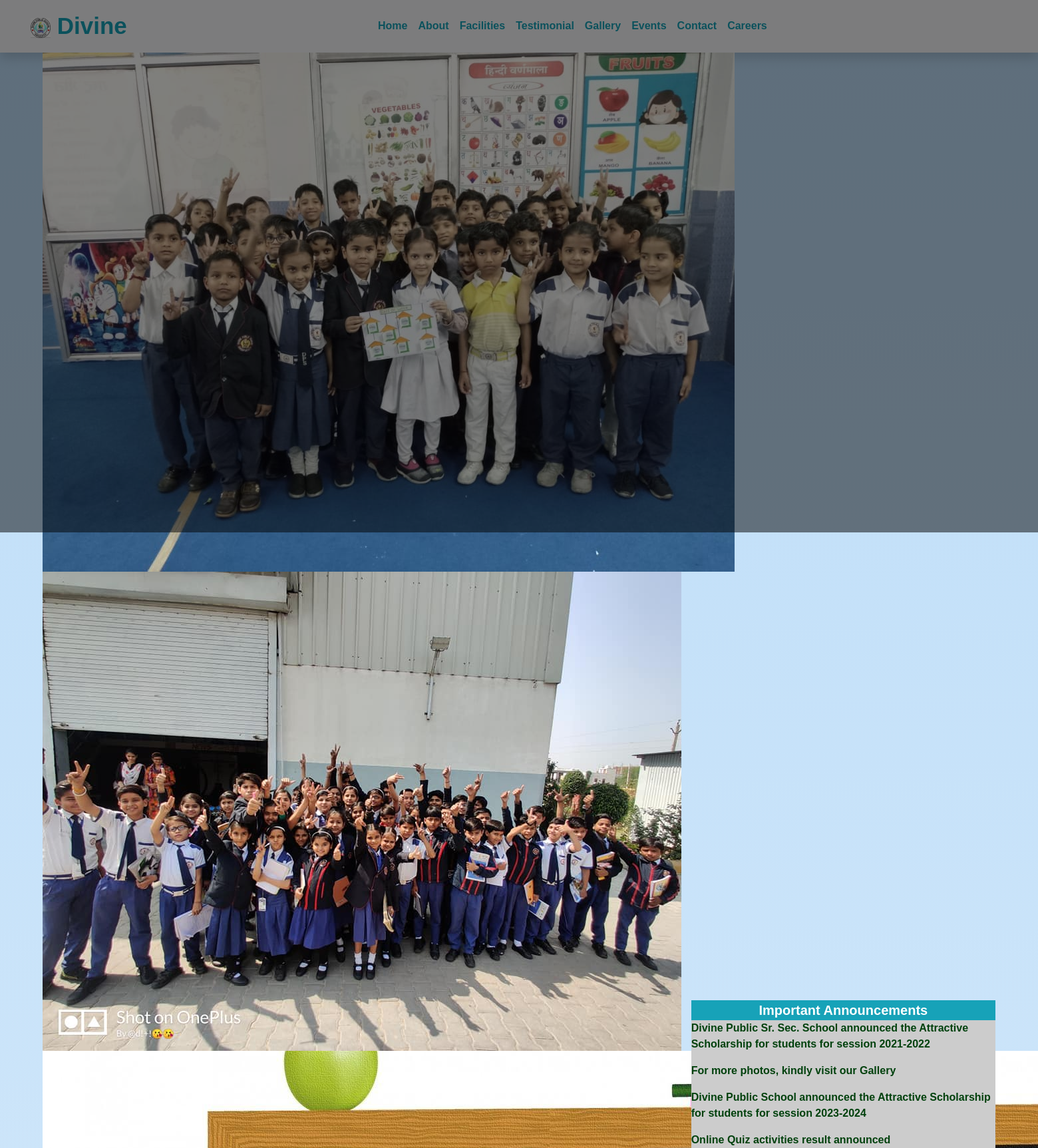
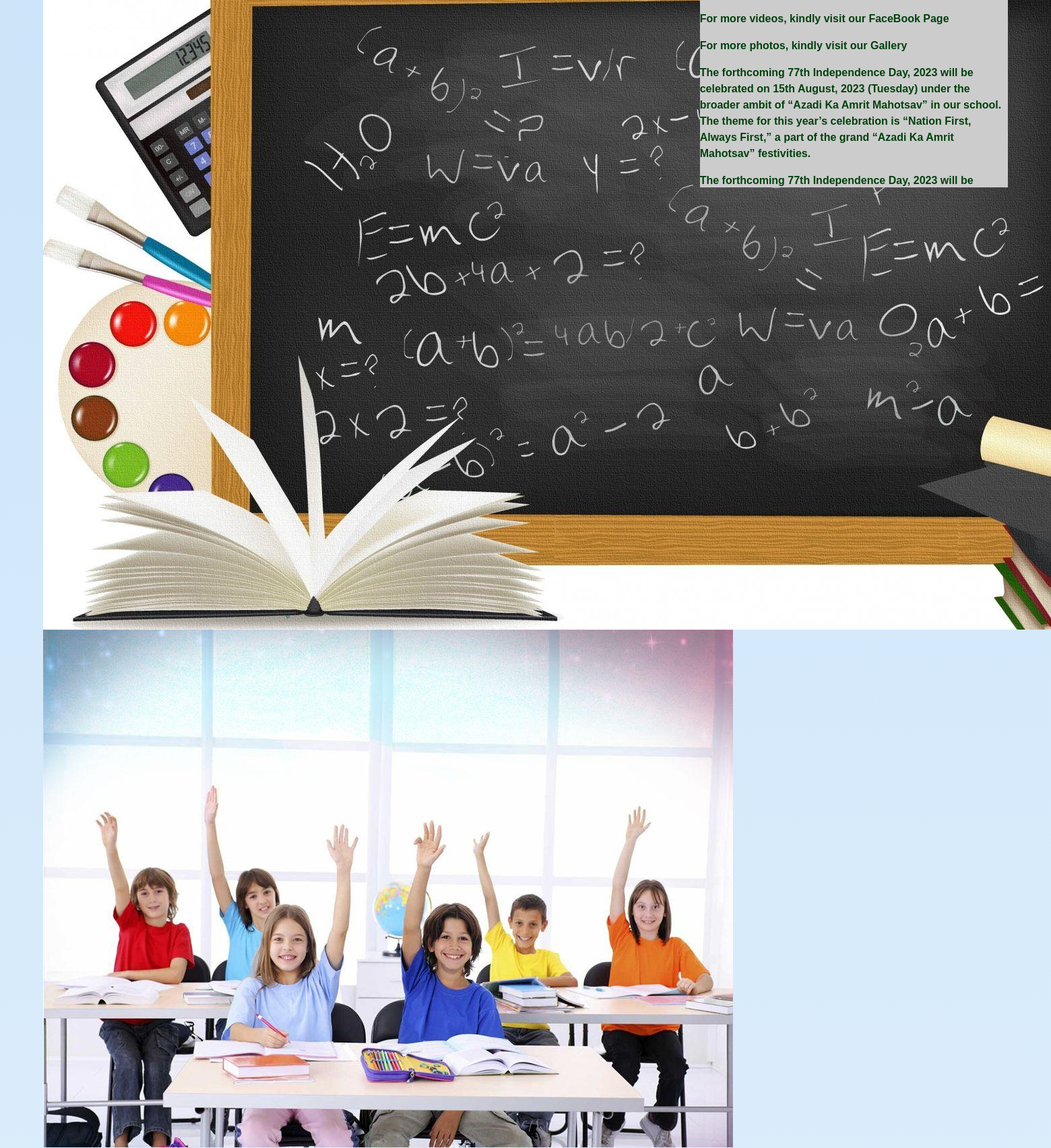
The page / (upper part) on the database its author committed (2 pictures, top to bottom).
### App/models.py (models this page shows, shortened)
class Gallery(models.Model):
    photo= models.ImageField(upload_to= "Gallery", height_field=None, width_field=None, max_length=None, blank=True, null=True)
    video = models.FileField( upload_to="Video/video_link", blank=True)
    category= models.ForeignKey(ImageCetegory, on_delete=models.CASCADE, related_name="category")
    is_display= models.BooleanField(default=False)
    is_home_page= models.BooleanField(default=False)

class Announcements(models.Model):
    news= models.CharField(max_length=500, default="Na")
    is_display= models.BooleanField(default=False)

### App/views.py (the view, shortened to what this page needs)
# urls.py: path("", index, name= "home"),
def index(request):
    home_image = Gallery.objects.filter(is_home_page=True, is_display=True)
    announcements = Announcements.objects.filter(is_display= True)[:10]
    home_event= Event.objects.filter(is_display= True)[:3]
    testimonial= Testimonial.objects.filter(is_display= True)[:3]
    alumni= Alumni.objects.filter(is_display= True)[:3]
    context=  {'home_image': home_image,
                'home_event': home_event,
                'testimonial': testimonial,
                'alumni': alumni,
                'announcements': announcements
                }
    return render(request, 'index.html', context)

### App/templates/index.html (shortened to what this page needs)
{% load static %}
<!doctype html>
<html lang="en">
<head>
  <link href="https://cdn.jsdelivr.net/npm/bootstrap@5.3.0/dist/css/bootstrap.min.css" rel="stylesheet"
>
  <link href="https://cdnjs.cloudflare.com/ajax/libs/font-awesome/5.10.0/css/all.min.css" rel="stylesheet" />
  <link rel="stylesheet" href="https://use.fontawesome.com/releases/v5.5.0/css/all.css">
  <link href="{% static 'lib/flaticon/font/flaticon.css' %}" rel="stylesheet" />
  <link href="{% static 'lib/owlcarousel/assets/owl.carousel.min.css' %}" rel="stylesheet" />
  <link rel="stylesheet" href="{% static 'css/footer.css' %}">
  <link rel="stylesheet" href="{% static 'css/style1.css' %}">
  <link rel="stylesheet" href="{% static 'css/style.max.css' %}">
  <link rel="stylesheet" href="{% static 'css/style.css' %}">
  <link rel="stylesheet" href="{% static 'css/style.min.css' %}">
</head>
<body>
  <div class="container-fluid bg-light position-relative shadow">
    <nav class="navbar navbar-expand-lg bg-body-tertiary">
      <div class="container-fluid">
        <a href="{% url 'home' %}" class="navbar-brand font-weight-bold text-secondary" style="font-size: 35px">
          <img src="{% static 'img/logo.jpeg' %}" alt="" srcset="" class="logo">
          <span class="text-info">Divine</span>
        </a>
        <div class="collapse navbar-collapse" id="navbarSupportedContent">
          <div class="navbar-nav font-weight-bold mx-auto py-0">
            <ul class="navbar-nav me-auto mb-2 mb-lg-0">
              <li class="nav-item">
                <a class="nav-link active" style="color: #17a2b8 !important;" aria-current="page"
                  href="{% url 'home' %}">Home</a>
              </li>
              <li class="nav-item">
                <a class="nav-link" style="color: #17a2b8 !important;" href="{% url 'about' %}">About</a>
              </li>
              <li class="nav-item">
                <a class="nav-link" style="color: #17a2b8 !important;" href="{% url 'facilities' %}">Facilities</a>
              </li>
              <li class="nav-item">
                <a class="nav-link" style="color: #17a2b8 !important;" href="{% url 'testimonial' %}">Testimonial</a>
              </li>
              <li class="nav-item">
                <a class="nav-link" style="color: #17a2b8 !important;" href="{% url 'gallery' %}">Gallery</a>
              </li>
              <li class="nav-item">
                <a class="nav-link" style="color: #17a2b8 !important;" href="{% url 'events' %}">Events</a>
              </li>
              <li class="nav-item">
                <a class="nav-link" style="color: #17a2b8 !important;" href="{% url 'contact' %}">Contact</a>
              </li>
              <li class="nav-item">
                <a class="nav-link" style="color: #17a2b8 !important;" href="{% url 'careers' %}">Careers</a>
              </li>
            </ul>
          </div>
        </div>
      </div>
    </nav>
  </div>
  <div class="container-fluid px-0 px-md-5 mb-5">
    <div class="row align-items-center px-3">
      <div class="col-md-8 text-center text-lg-left">
        <div class="slides slowFade">
          {% for home in home_image %}
          <div class="slide">
            <img src="{{home.photo.url}}" alt="img" />
          </div>
          {% endfor %}
        </div>
      </div>
      <div class="col-md-4 text-center text-lg-left">
        <div class="holder">
          <div class="holder-header bg-primary">
            <div class=" text-center text-white" style="font-size:20px; font-family: Roboto">
              <strong>Important Announcements</strong>
            </div>
          </div>
          <div class="holder-body">
            <div class="news-merquee">
              <ul id="ticker01" class=" animated" style="text-align: left;">
                {% for n in announcements %}
                <li>
                  <p><strong><a href="#">{{n.news}}</a></strong></p>
                </li>
                {% endfor %}
              </ul>
            </div>
          </div>
        </div>
      </div>
    </div>
  </div>
  <br>
  <div class="modal fade" id="exampleModalCenter" tabindex="-1" role="dialog" aria-labelledby="exampleModalCenterTitle"
    aria-hidden="true">
    <div class="modal-dialog modal-dialog-centered" role="document">
    </div>
  </div>
</body>
</html>

### static/css/footer.css (style rules this page uses)
* { padding: 0; margin: 0; }
* { margin: 0; padding: 0; box-sizing: border-box; font-family: 'Poppins', sans-serif; }

### static/css/style1.css (style rules this page uses)
.holder { background-color: #ccc; height: 500px; width: 100%; overflow: hidden; font-family: Helvetica; }
.logo { width: 30px; height: 30px; }
.holder ul { list-style: none; margin-left: 0; padding: 0; position: relative; }
.holder ul li a { color: rgb(1, 65, 13); }

### static/css/style.max.css (style rules this page uses)
.bg-primary { background-color: #17a2b8 !important; }
.animated { width: 100%; height: 100%; position: relative; animation-name: example; animation-duration: 8s; animation-delay: 2s; animation-fill-mode: backwards; animation-iteration-count: infinite; }
body { color: #000; overflow-x: hidden; height: 100%; background-image: linear-gradient(180deg, #bdddf8, #fff); background-repeat: no-repeat; }

### static/css/style.css (style rules this page uses)
* { margin: 0; padding: 0; font-family: 'Poppins', sans-serif; }
.row { display: flex; flex-wrap: wrap; justify-content: center; }

### App/templates/index.html (style rules this page uses)
.logo { height: 30px; }

### rows shown on the page
Gallery: photo (picture)
Gallery: photo (picture)
Gallery: photo (picture)
Gallery: photo (picture)
Announcements: news "Divine Public Sr. Sec. School announced the Attractive Scholarship for students for session 2021-2022"
Announcements: news "For more photos, kindly visit our Gallery"
Announcements: news "Divine Public School announced the Attractive Scholarship for students for session 2023-2024"
Announcements: news "Online Quiz activities result announced"
Announcements: news "For more videos, kindly visit our FaceBook Page"
Announcements: news "For more photos, kindly visit our Gallery"
Announcements: news "The forthcoming 77th Independence Day, 2023 will be celebrated on 15th August, 2023 (Tuesday) under the broader ambit of “Azadi Ka Amrit Mahotsav” in our school. The theme for this year’s celebration is “Nation First, Always First,” a part of the grand “Azadi Ka Amrit Mahotsav” festivities."
Announcements: news "The forthcoming 77th Independence Day, 2023 will be…"
